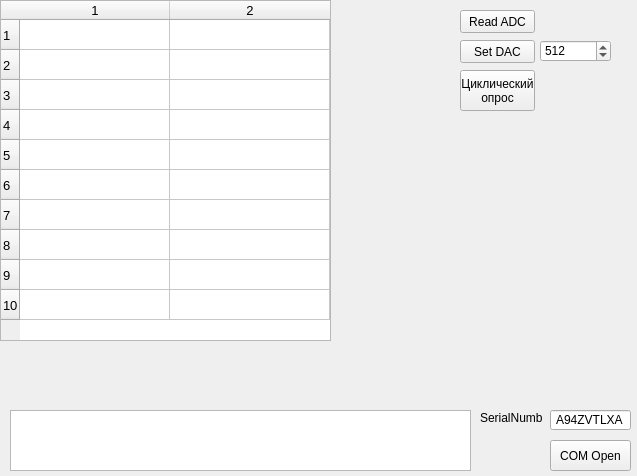
<?xml version="1.0" encoding="UTF-8"?>
<ui version="4.0">
 <class>Form</class>
 <widget class="QWidget" name="Form">
  <property name="geometry">
   <rect>
    <x>0</x>
    <y>0</y>
    <width>637</width>
    <height>476</height>
   </rect>
  </property>
  <property name="windowTitle">
   <string>Form</string>
  </property>
  <widget class="QPushButton" name="GetADCButton">
   <property name="geometry">
    <rect>
     <x>460</x>
     <y>10</y>
     <width>75</width>
     <height>23</height>
    </rect>
   </property>
   <property name="text">
    <string>Read ADC</string>
   </property>
  </widget>
  <widget class="QPushButton" name="SetDACButton">
   <property name="geometry">
    <rect>
     <x>460</x>
     <y>40</y>
     <width>75</width>
     <height>23</height>
    </rect>
   </property>
   <property name="text">
    <string>Set DAC</string>
   </property>
  </widget>
  <widget class="QPushButton" name="COMOpenButton">
   <property name="geometry">
    <rect>
     <x>550</x>
     <y>440</y>
     <width>81</width>
     <height>31</height>
    </rect>
   </property>
   <property name="text">
    <string>COM Open</string>
   </property>
  </widget>
  <widget class="QLineEdit" name="SerialNumEntry">
   <property name="geometry">
    <rect>
     <x>550</x>
     <y>410</y>
     <width>81</width>
     <height>20</height>
    </rect>
   </property>
   <property name="text">
    <string>A94ZVTLXA</string>
   </property>
   <property name="alignment">
    <set>Qt::AlignCenter</set>
   </property>
  </widget>
  <widget class="QLabel" name="SerialNumLabel">
   <property name="geometry">
    <rect>
     <x>480</x>
     <y>410</y>
     <width>63</width>
     <height>16</height>
    </rect>
   </property>
   <property name="text">
    <string>SerialNumber</string>
   </property>
  </widget>
  <widget class="QTextBrowser" name="StateMessage">
   <property name="geometry">
    <rect>
     <x>10</x>
     <y>410</y>
     <width>461</width>
     <height>61</height>
    </rect>
   </property>
  </widget>
  <widget class="QTableWidget" name="tableWidget">
   <property name="geometry">
    <rect>
     <x>0</x>
     <y>0</y>
     <width>331</width>
     <height>341</height>
    </rect>
   </property>
   <property name="sizePolicy">
    <sizepolicy hsizetype="Expanding" vsizetype="Fixed">
     <horstretch>0</horstretch>
     <verstretch>0</verstretch>
    </sizepolicy>
   </property>
   <property name="font">
    <font>
     <pointsize>10</pointsize>
    </font>
   </property>
   <property name="autoFillBackground">
    <bool>false</bool>
   </property>
   <property name="rowCount">
    <number>10</number>
   </property>
   <property name="columnCount">
    <number>2</number>
   </property>
   <attribute name="horizontalHeaderCascadingSectionResizes">
    <bool>true</bool>
   </attribute>
   <attribute name="horizontalHeaderDefaultSectionSize">
    <number>150</number>
   </attribute>
   <attribute name="horizontalHeaderStretchLastSection">
    <bool>true</bool>
   </attribute>
   <row/>
   <row/>
   <row/>
   <row/>
   <row/>
   <row/>
   <row/>
   <row/>
   <row/>
   <row/>
   <column/>
   <column/>
  </widget>
  <widget class="QSpinBox" name="DACEntry">
   <property name="geometry">
    <rect>
     <x>540</x>
     <y>40</y>
     <width>71</width>
     <height>22</height>
    </rect>
   </property>
   <property name="maximum">
    <number>4096</number>
   </property>
   <property name="singleStep">
    <number>100</number>
   </property>
   <property name="value">
    <number>512</number>
   </property>
  </widget>
  <widget class="QPushButton" name="CycleButton">
   <property name="geometry">
    <rect>
     <x>460</x>
     <y>70</y>
     <width>75</width>
     <height>41</height>
    </rect>
   </property>
   <property name="text">
    <string>Циклический 
опрос</string>
   </property>
   <property name="checkable">
    <bool>true</bool>
   </property>
   <property name="autoRepeat">
    <bool>false</bool>
   </property>
  </widget>
 </widget>
 <resources/>
 <connections/>
</ui>
